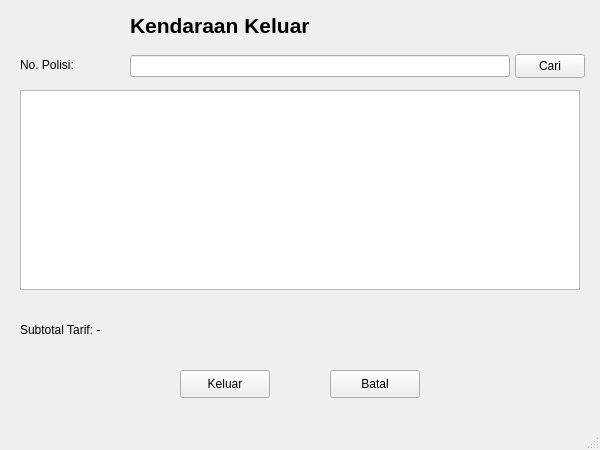
<?xml version="1.0" encoding="UTF-8"?>
<ui version="4.0">
 <class>MainWindow</class>
 <widget class="QMainWindow" name="MainWindow">
  <property name="geometry">
   <rect>
    <x>0</x>
    <y>0</y>
    <width>600</width>
    <height>450</height>
   </rect>
  </property>
  <property name="windowTitle">
   <string>Kendaraan Keluar</string>
  </property>
  <widget class="QWidget" name="centralwidget">
   <widget class="QLabel" name="label_title">
    <property name="geometry">
     <rect>
      <x>130</x>
      <y>10</y>
      <width>361</width>
      <height>31</height>
     </rect>
    </property>
    <property name="font">
     <font>
      <pointsize>16</pointsize>
      <weight>75</weight>
      <bold>true</bold>
     </font>
    </property>
    <property name="text">
     <string>Kendaraan Keluar</string>
    </property>
   </widget>
   <widget class="QLabel" name="label_nopol">
    <property name="geometry">
     <rect>
      <x>20</x>
      <y>55</y>
      <width>100</width>
      <height>20</height>
     </rect>
    </property>
    <property name="text">
     <string>No. Polisi:</string>
    </property>
   </widget>
   <widget class="QLineEdit" name="lineEdit_nopol">
    <property name="geometry">
     <rect>
      <x>130</x>
      <y>55</y>
      <width>380</width>
      <height>22</height>
     </rect>
    </property>
   </widget>
   <widget class="QPushButton" name="pushButton_cari">
    <property name="geometry">
     <rect>
      <x>515</x>
      <y>54</y>
      <width>70</width>
      <height>24</height>
     </rect>
    </property>
    <property name="text">
     <string>Cari</string>
    </property>
   </widget>
   <widget class="QTableWidget" name="tableWidget_detail">
    <property name="geometry">
     <rect>
      <x>20</x>
      <y>90</y>
      <width>560</width>
      <height>200</height>
     </rect>
    </property>
   </widget>
   <widget class="QLabel" name="label_subtotal">
    <property name="geometry">
     <rect>
      <x>20</x>
      <y>300</y>
      <width>560</width>
      <height>60</height>
     </rect>
    </property>
    <property name="text">
     <string>Subtotal Tarif: -</string>
    </property>
    <property name="wordWrap">
     <bool>true</bool>
    </property>
   </widget>
   <widget class="QPushButton" name="pushButton_keluar">
    <property name="geometry">
     <rect>
      <x>180</x>
      <y>370</y>
      <width>90</width>
      <height>28</height>
     </rect>
    </property>
    <property name="text">
     <string>Keluar</string>
    </property>
   </widget>
   <widget class="QPushButton" name="pushButton_batal">
    <property name="geometry">
     <rect>
      <x>330</x>
      <y>370</y>
      <width>90</width>
      <height>28</height>
     </rect>
    </property>
    <property name="text">
     <string>Batal</string>
    </property>
   </widget>
  </widget>
  <widget class="QMenuBar" name="menubar">
   <property name="geometry">
    <rect>
     <x>0</x>
     <y>0</y>
     <width>600</width>
     <height>21</height>
    </rect>
   </property>
  </widget>
  <widget class="QStatusBar" name="statusbar"/>
 </widget>
 <resources/>
 <connections/>
</ui>
